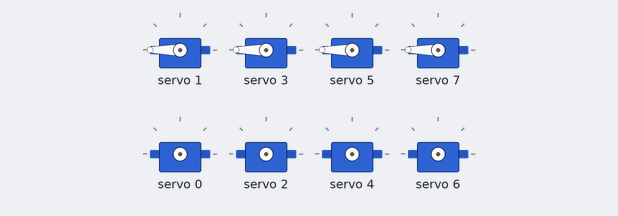
Bench run of a sketch on a simulated Arduino Uno, built with avr-gcc and run on an emulated ATmega328P. Parts: 8 × servo.

Above: at 0.26 s.
At 2.6 s:
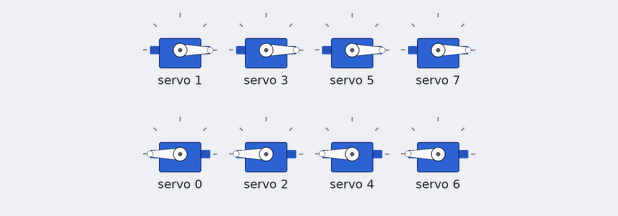
At 28.77 s:
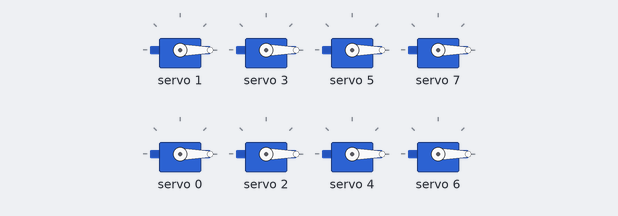
At 30.6 s:
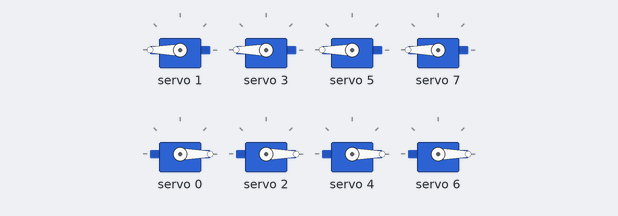
Timing chart, 0 to 32.1 s (numbered marks = the images above):
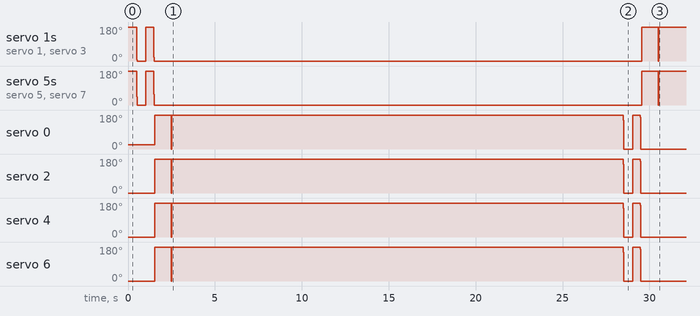

The sketch:

peristaltic_pump_controller.ino
```cpp
#include <Wire.h>
#include <Adafruit_PWMServoDriver.h>
#include "statemachine.h"

#define PWM_FREQ 10               // do not change
#define WIRE_CLOCK 100000         // do not change

//#define USE_SERIAL
#define NUM_PUMPS 4               // set the number of pumps connected, should typically be 4
#define FADE_PERIOD 3000          // sets the time it takes to reverse direction in milliseconds
#define WAIT_PERIOD 25000         // sets the time it remains in a single direction in milliseconds

Adafruit_PWMServoDriver pwm = Adafruit_PWMServoDriver();
StateMachine stateMachine = StateMachine();
StateType previousState = LEFT;

void setup() {
  #ifdef USE_SERIAL
    Serial.begin(9600);
  #endif

  // initialize the pwm controller
  pwm.begin();
  pwm.setPWMFreq(PWM_FREQ);
  Wire.setClock(WIRE_CLOCK);

  stateMachine.addState(LEFT, &leftLoop, &leftInit);
  stateMachine.addState(RIGHT, &rightLoop, &rightInit);
  stateMachine.addState(WAIT, &waitLoop, &waitInit);
  stateMachine.setState(LEFT);
}

void loop() {
  stateMachine.update();
}

// ----------------------- inits
void leftInit() {
  #ifdef USE_SERIAL
    Serial.println(F("LEFT STATE"));
  #endif
}

void rightInit() {
  #ifdef USE_SERIAL
    Serial.println(F("RIGHT STATE"));
  #endif
}

void waitInit() {
  #ifdef USE_SERIAL
    Serial.println(F("WAIT STATE"));
  #endif
}

// ----------------------- loops
void leftLoop() {
  int16_t amount = map(constrain(stateMachine.getStateRunTime(), 0, FADE_PERIOD), 0, FADE_PERIOD, -4095, 4095);
  if(amount < 0){
    updatePumps(0, (uint16_t)abs(amount));
  } else {
    updatePumps((uint16_t)amount, 0);
  }

  if(amount == 4095){
    previousState = LEFT;
    stateMachine.setState(WAIT);
  }
}

void rightLoop() {
  int16_t amount = map(constrain(stateMachine.getStateRunTime(), 0, FADE_PERIOD), 0, FADE_PERIOD, -4095, 4095);
  if(amount < 0){
    updatePumps((uint16_t)abs(amount), 0);
  } else {
    updatePumps(0, (uint16_t)amount);
  }

  if(amount == 4095){
    previousState = RIGHT;
    stateMachine.setState(WAIT);
  }
}

void waitLoop() {
  if(stateMachine.getStateRunTime() >= WAIT_PERIOD){
     switch(previousState){
      case LEFT:
        stateMachine.setState(RIGHT);
        break;
      case RIGHT:
        stateMachine.setState(LEFT);
        break;
     }
  }
}

void updatePumps(const uint16_t &in1, const uint16_t &in2){
  for(int i = 0; i < NUM_PUMPS * 2; i += 2){
    #ifdef USE_SERIAL
      Serial.print(F("pump: "));
      Serial.print(i);
      Serial.print(F(" | in1: "));
      Serial.print(in1);
      Serial.print(F(" | in2: "));
      Serial.print(in2);
      Serial.println();
    #endif

    pwm.setPWM(i, 0, in1);
    pwm.setPWM(i + 1, 0, in2);
  }
}
```

statemachine.h
```cpp
#ifndef STATEMACHINE_H
#define STATEMACHINE_H

#define MAX_STATES 3

typedef enum {
  LEFT,
  RIGHT,
  WAIT
} StateType;

typedef struct {
  StateType stateType;
  void (*stateLoop)();
  void (*stateTransition)();
} State;

// simple statemachine that registers a looping callback and a transition or initializing callback for a given state
class StateMachine {
  private:
    State states[MAX_STATES];
    uint8_t usedStates;
    State currentState;
    uint32_t stateStart;

  public:
    StateMachine() {
      usedStates = 0;
      currentState = {
        LEFT, // state type
        nullptr,    // loop callback
        nullptr     // transition callback
      };
      stateStart = millis();
    }

    // add a state to the statemachine
    void addState(StateType stateType, void (*stateLoop)(), void (*stateTransition)()) {
      if(usedStates <= MAX_STATES){
        states[usedStates].stateType = stateType;
        states[usedStates].stateLoop = stateLoop;
        states[usedStates].stateTransition = stateTransition;
        usedStates++;
      }
    }

    // set a new state and peform the transition callback
    void setState(StateType stateType){
      for(uint8_t i = 0; i < usedStates; i++){
        if(states[i].stateType == stateType){
          currentState = states[i];
          stateStart = millis();
          currentState.stateTransition();
          return;
        }
      }
    }

    uint32_t getStateRunTime(){
      return millis() - stateStart;
    }

    uint32_t getStateStart(){
      return stateStart;
    }

    StateType getState(){
      return currentState.stateType;
    }

    // perform the current states loop callback
    void update(){
      currentState.stateLoop();
    }
};

#endif
```
